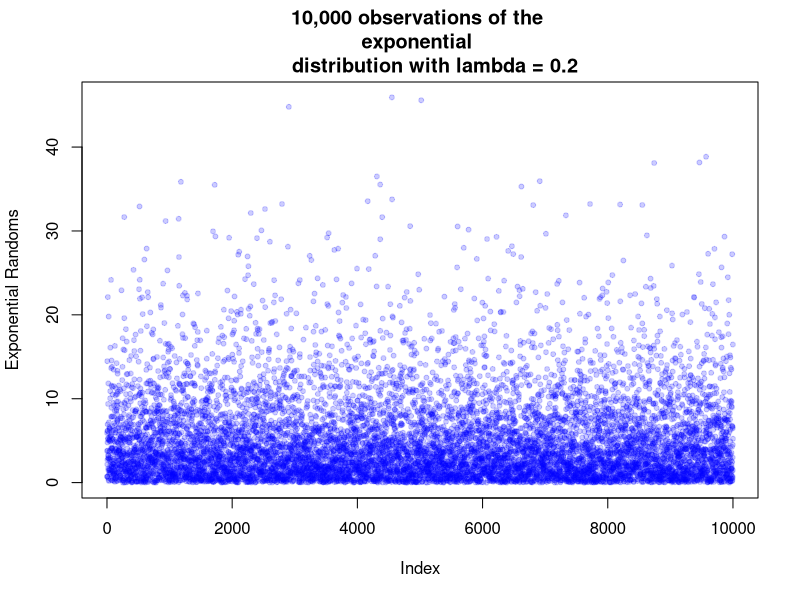
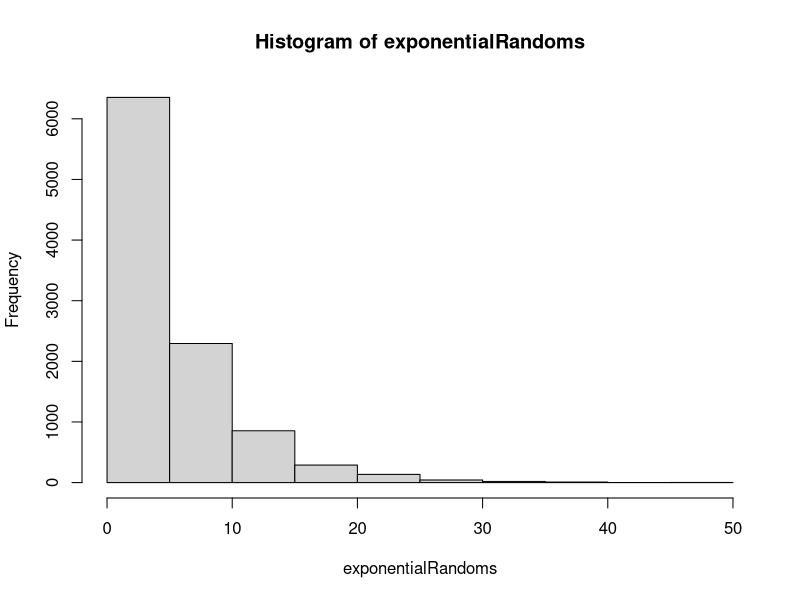
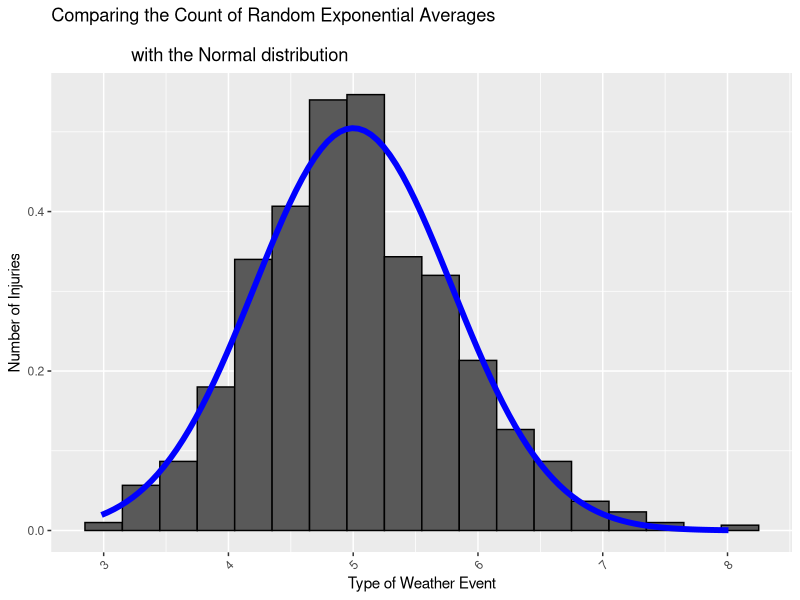

Reproduce these figures in R, in order.
## ---- chunk 1
library(ggplot2)
## ---- chunk 2

set.seed(1)
lambda <- 0.2 

NumberOfSims <- 10000 

exponentialRandoms<-rexp(NumberOfSims,lambda)

plot(exponentialRandoms, pch=20, col=rgb(0,0,1,0.2), 
     main = "10,000 observations of the \nexponential 
     distribution with lambda = 0.2",
     ylab= "Exponential Randoms")

hist(exponentialRandoms)

## ---- chunk 3
n <- 40 # Average of n random exponentials
AveragOfExponentialRandoms<-NULL

for(i in 1:1000){
    
    AveragOfExponentialRandoms=c(AveragOfExponentialRandoms,mean(rexp(n,0.2)))
}


## ---- chunk 4

TheoreticalMean<-1/lambda
TheoreticalMean
SampleMean<-mean(AveragOfExponentialRandoms)
SampleMean

## ---- chunk 5
SampleVariance<-var(AveragOfExponentialRandoms)
SampleVariance

TheoreticalVariance<-(1/lambda^2)/n
TheoreticalVariance

## ---- chunk 6
AveragOfExponentialRandoms<-data.frame(AveragOfExponentialRandoms)
TheoreticalSD<-sqrt(TheoreticalVariance)

g <- ggplot(AveragOfExponentialRandoms, aes(x = AveragOfExponentialRandoms)) +
    geom_histogram(binwidth=.3, colour = "black", aes(y = ..density..)) 

g <- g + stat_function(fun = dnorm, size = 2,colour="blue",
                       args = list(mean = TheoreticalMean, sd = TheoreticalSD))

g<-g+ylab("Number of Injuries")+
        xlab("Type of Weather Event")+
        theme(axis.text.x = element_text(angle = 45,hjust = 1))+
        ggtitle("Comparing the Count of Random Exponential Averages \n 
                with the Normal distribution")
g

